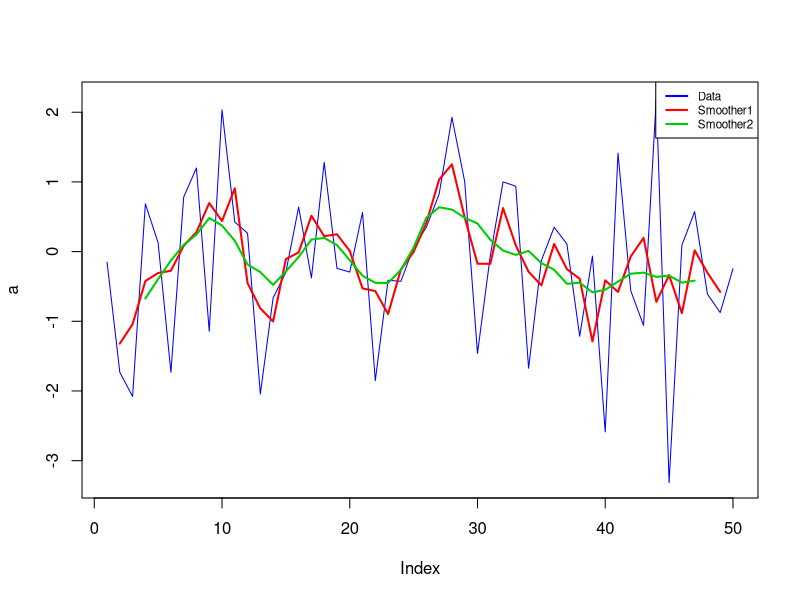
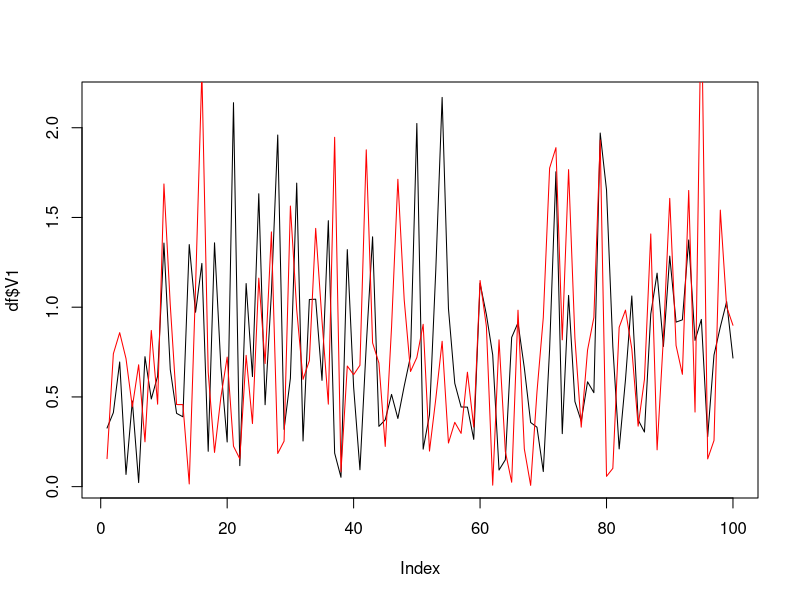

Source code (R) for these figures, in order: (Note: this script raises an error after producing the figures.)
CreateMovingAverage <- function(data, window) {
  if (window %% 2 == 0) {
    window.start <- (window / 2) - 1
    window.end <- window / 2
  } else {
    window.start <- floor(window / 2)
    window.end <- floor(window / 2)
  }
 
  return (sapply(1:length(data), function(x) ifelse(x > window.start, mean(data[(x-window.start):(x+window.end)]), NA)))
}

a <- rnorm(50)
smooth1 <- CreateMovingAverage(a, 3)
smooth2 <- CreateMovingAverage(smooth1, 5)
plot(a, type="l", col="blue")
lines(smooth1, col="red", lwd=2)
lines(smooth2, col="green3", lwd=2)
legend("topright", legend=c("Data","Smoother1","Smoother2"), col=c("blue","red","green3"), lwd=2, cex=.7)


# Get first derivate...???
a1 <- abs(rnorm(100))
a2 <- abs(rnorm(100)) + a1
a3 <- abs(rnorm(100)) + a2
a4 <- abs(rnorm(100)) + a3
a5 <- abs(rnorm(100)) + a4
df <- data.frame(V1=a1, V2=a2, V3=a3, V4=a4, V5=a5)
df

df.der <- df - cbind(NA, df)[, -(dim(df)[2]+1)]
df.der[, -1]

plot(df$V1, type="l")
lines(df.der$V2, col="red")

x <- rnorm(100)
y <- numeric(0)
a <- .7
for (n in 2:100)
  y[n] = a * x[n] + (1 ??? a) * y[n ??? 1]
y
plot(x, type="l")
lines(y, col="red")

hann <- 0.5 * (1 - (cos((2*pi*x) / (length(x)-1))))
plot(x, type="l")
lines(hann, col="red")

# ----------------------------------------------------------------------------------------------------------
# Branch and Bound
# http://www.youtube.com/watch?v=slayHO7gKEQ

# State space:
# 0/1 Knapsack problem: Given n items with benefits b1,b2...bn and weights w1,w2...wn and maximum
# capacity of knapsack M. ("0/1" means "take or not take an item")

# Find the items that should be choosen that maximises benefit. NOTE: You can either choose or
# not choose an item. The constraint: The weight of the items should never be more than M.

M <- 16
b <- c(45,30,45,10)
w <- c(3,5,9,5)
bw <- b/w
# There are 16 leaves, 16 paths, 16 possible solutions.
# Can use 2^n where n = 4 in this esxample (2 because 0 or 1 is 2 possible outcomes)
n <- length(b)
2^n
# x = array of length n of 0 or 1
# maximize: sum(i = 1:n) for b<i> * x<i>
# constraint: sum(i = 1:n) for w<i> * x<i> <= M

# http://www.youtube.com/watch?v=R6BQ3gBrfjQ

# If b = 0 and w = 0 (nothing chosen, root node) the benefit is found by fractional knapsack problem:
# A greedy algorithm where we choose item based on the best benefit/weight ration (= bw).
# So, find sum(b)/sum(w)

